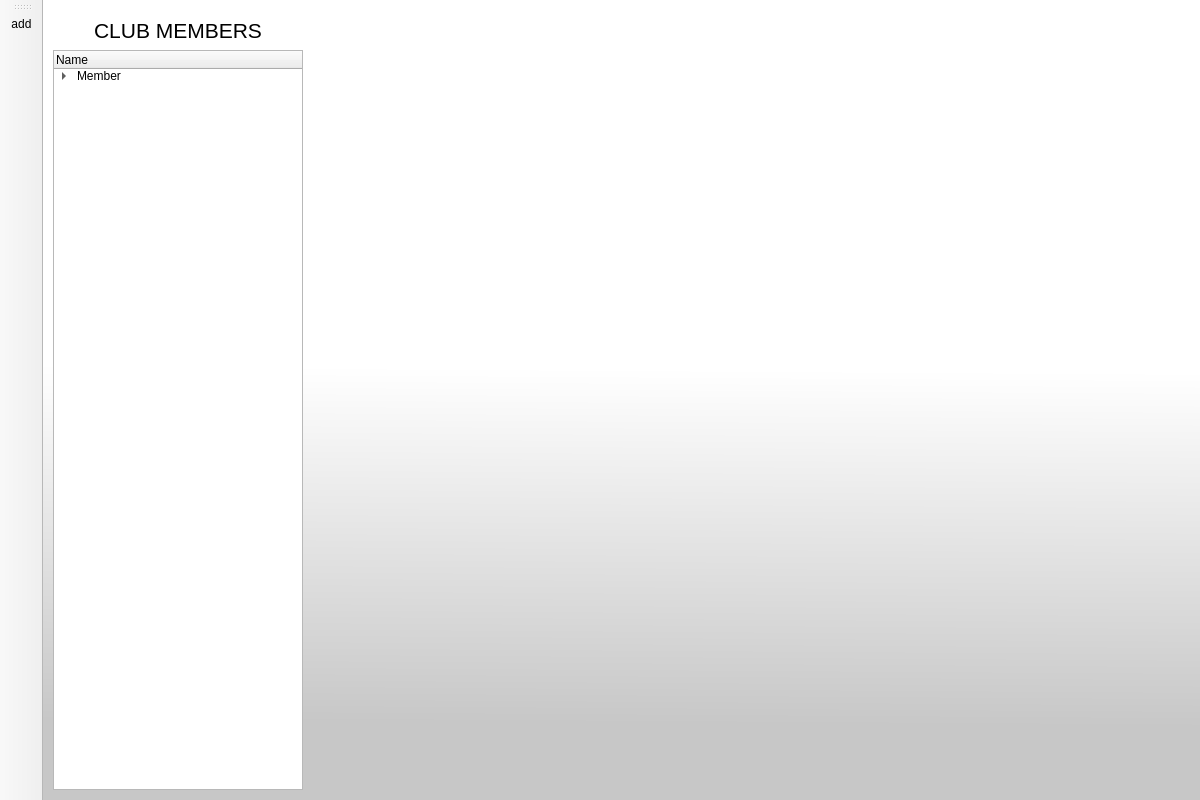
<?xml version="1.0" encoding="UTF-8"?>
<ui version="4.0">
 <class>MainWindow</class>
 <widget class="QMainWindow" name="MainWindow">
  <property name="geometry">
   <rect>
    <x>0</x>
    <y>0</y>
    <width>1200</width>
    <height>800</height>
   </rect>
  </property>
  <property name="windowTitle">
   <string>MainWindow</string>
  </property>
  <widget class="QWidget" name="centralwidget">
   <widget class="QLabel" name="background">
    <property name="geometry">
     <rect>
      <x>-10</x>
      <y>0</y>
      <width>1200</width>
      <height>800</height>
     </rect>
    </property>
    <property name="styleSheet">
     <string notr="true">background-color: qlineargradient(spread:pad, x1:0.5, y1:1, x2:0.505364, y2:0.46, stop:0.176136 rgba(199, 199, 199, 255), stop:1 rgba(255, 255, 255, 255));</string>
    </property>
    <property name="text">
     <string/>
    </property>
   </widget>
   <widget class="QTreeWidget" name="treeWidget">
    <property name="geometry">
     <rect>
      <x>10</x>
      <y>50</y>
      <width>250</width>
      <height>740</height>
     </rect>
    </property>
    <column>
     <property name="text">
      <string>Name</string>
     </property>
    </column>
    <item>
     <property name="text">
      <string>Member</string>
     </property>
     <item>
      <property name="text">
       <string>Dog</string>
      </property>
     </item>
     <item>
      <property name="text">
       <string>Dog2</string>
      </property>
     </item>
    </item>
   </widget>
   <widget class="QLabel" name="label">
    <property name="geometry">
     <rect>
      <x>10</x>
      <y>10</y>
      <width>250</width>
      <height>40</height>
     </rect>
    </property>
    <property name="font">
     <font>
      <pointsize>16</pointsize>
     </font>
    </property>
    <property name="text">
     <string>CLUB MEMBERS</string>
    </property>
    <property name="alignment">
     <set>Qt::AlignCenter</set>
    </property>
   </widget>
   <widget class="QWidget" name="verticalLayoutWidget">
    <property name="geometry">
     <rect>
      <x>390</x>
      <y>100</y>
      <width>160</width>
      <height>80</height>
     </rect>
    </property>
    <layout class="QVBoxLayout" name="cards"/>
   </widget>
  </widget>
  <widget class="QToolBar" name="toolBar">
   <property name="windowTitle">
    <string>toolBar</string>
   </property>
   <attribute name="toolBarArea">
    <enum>LeftToolBarArea</enum>
   </attribute>
   <attribute name="toolBarBreak">
    <bool>false</bool>
   </attribute>
   <addaction name="actionadd"/>
  </widget>
  <action name="actionadd">
   <property name="icon">
    <iconset>
     <normaloff>resources/plus.png</normaloff>resources/plus.png</iconset>
   </property>
   <property name="text">
    <string>add</string>
   </property>
  </action>
 </widget>
 <resources/>
 <connections/>
</ui>
